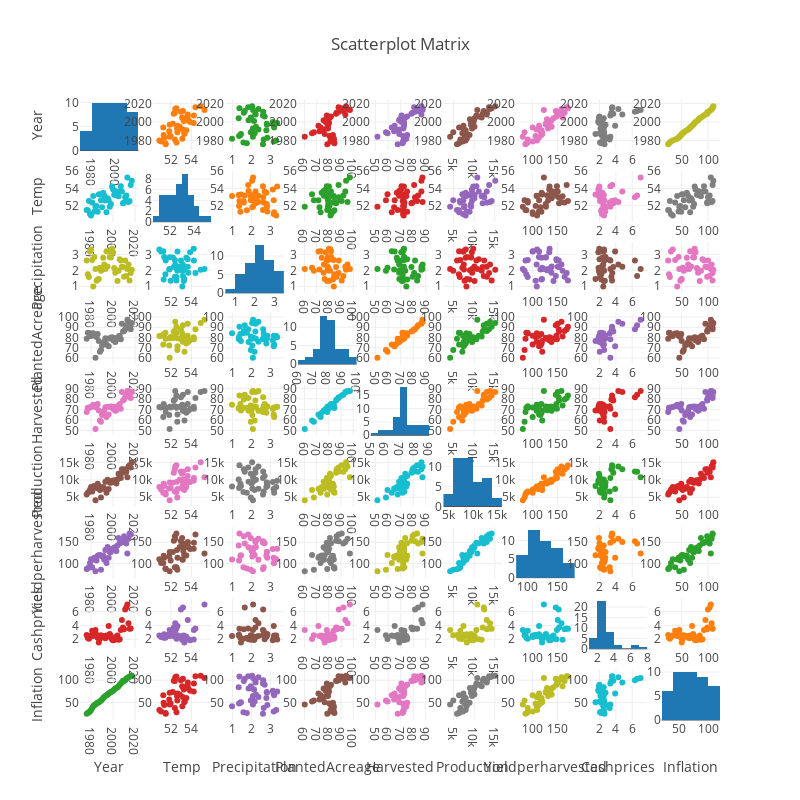

The notebook cell this image was saved under:
### Code cell
# scatter plot matrix
import plotly.plotly as py
import plotly.figure_factory as ff
fig = ff.create_scatterplotmatrix(data, diag='histogram',
                                  height=800, width=800)
plotly.offline.init_notebook_mode(connected=True)
plotly.offline.iplot(fig, filename = "Corelation Matrix ")
